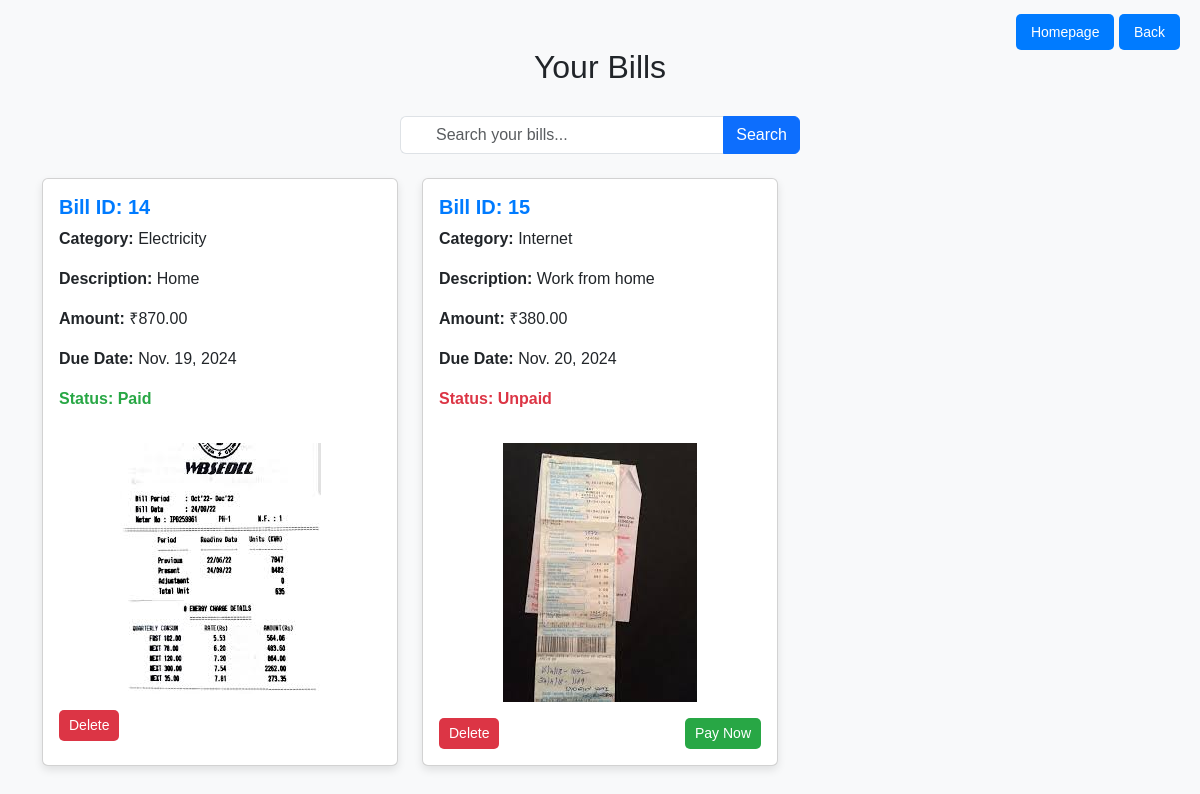
The app's page /bill/ (signed in) with its own data.
### Expensiveapp/models.py (models this page shows, shortened)
class Bill(models.Model):
    CATEGORY_CHOICES = [
        ('Electricity', 'Electricity'),
        ('Water', 'Water'),
        ('Internet', 'Internet'),
        ('Rent', 'Rent'),
        ('Other', 'Other'),
    ]
    user = models.ForeignKey(users_register, on_delete=models.CASCADE)
    category = models.CharField(max_length=50, choices=CATEGORY_CHOICES, default='Other')
    description = models.TextField(blank=True, null=True)
    amount = models.DecimalField(max_digits=10, decimal_places=2)
    due_date = models.DateField()
    created_at = models.DateTimeField(auto_now_add=True)
    image = models.ImageField(upload_to='bill_images/', blank=True, null=True)
    is_paid = models.BooleanField(default=False)
    razorpay_order_id = models.CharField(max_length=255, null=True, blank=True)

### Expensiveapp/views.py (the view)
# urls.py: path('bill/', views.view_bill, name='view_bill'),
def view_bill(request):
    if 'email' in request.session:
        mail = request.session['email']
        current_user = get_object_or_404(users_register, email_id=mail)
        bills = Bill.objects.filter(user=current_user)
        return render(request, 'view_bill.html', {'bills': bills})
    return redirect('add_bill')

### Expensiveapp/templates/view_bill.html (shortened to what this page needs)
{% load static %}
<!DOCTYPE html>
<html lang="en">
<head>
    <link href="{% static 'vendor/bootstrap/css/bootstrap.min.css' %}" rel="stylesheet">
</head>
<body>
    <div class="homepage-btn-container">
        <a href="/usershome/" class="homepage-btn">Homepage</a>
        <a href="/view/" class="homepage-btn">Back</a>
    </div>
    <div class="container mt-5">
        <h2>Your Bills</h2>
        <div class="search-bar-container mb-4 d-flex justify-content-center">
            <form method="GET" action="{% url 'search_bills' %}" style="max-width: 400px; width: 100%;">
                <div class="input-group">
                    <span class="input-group-text bg-white border-end-0">
                    </span>
                    <input type="text" name="query" class="form-control border-start-0" placeholder="Search your bills...">
                    <button class="btn btn-primary" type="submit">Search</button>
                </div>
            </form>
        </div>
        {% if bills %}
            <div class="row">
                {% for bill in bills %}
                    <div class="col-md-4 mb-4">
                        <div class="card h-100">
                            <div class="card-body">
                                <h5 class="card-title">Bill ID: {{ bill.id }}</h5>
                                <p class="card-text"><strong>Category:</strong> {{ bill.category }}</p>
                                <p class="card-text"><strong>Description:</strong> {{ bill.description }}</p>
                                <p class="card-text"><strong>Amount:</strong> ₹{{ bill.amount }}</p>
                                <p class="card-text"><strong>Due Date:</strong> <span class="due-date">{{ bill.due_date }}</span></p>
                                {% if bill.is_paid %}
                                    <p class="paid-indicator">Status: Paid</p>
                                {% else %}
                                    <p class="not-paid-indicator">Status: Unpaid</p>
                                {% endif %}
                                {% if bill.image %}
                                    <div class="text-center">
                                        <img src="{{ bill.image.url }}" alt="Bill Image" style="max-width: 100%; height: auto; cursor: pointer;" class="img-fluid mt-3" onclick="openModal('{{ bill.image.url }}')">
                                    </div>
                                {% else %}
                                    <p class="text-muted">No Image</p>
                                {% endif %}
                                <div class="d-flex justify-content-between mt-3">
                                    <form method="POST" action="{% url 'delete_bill' bill.id %}" onsubmit="return confirm('Are you sure you want to delete this bill?');">
                                        <button type="submit" class="delete-btn">Delete</button>
                                    </form>
                                    {% if not bill.is_paid %}
                                    <form method="POST" action="{% url 'payment' bill.id %}">
                                        <button type="submit" class="pay-btn">Pay Now</button>
                                    </form>
                                    {% endif %}
                                </div>
                            </div>
                        </div>
                    </div>
                {% endfor %}
            </div>
        {% else %}
            <p>No bills found for your search.</p>
        {% endif %}
    </div>
</body>
</html>

### Expensiveapp/templates/view_bill.html (style rules this page uses)
.homepage-btn-container { position: absolute; top: 20px; right: 20px; }
.homepage-btn { background-color: #007bff; color: white; padding: 10px 15px; border: none; border-radius: 5px; font-size: 14px; cursor: pointer; text-decoration: none; transition: background-color 0.3s ease; }
.card { box-shadow: 0 4px 8px rgba(0, 0, 0, 0.1); transition: transform 0.3s ease; }
.card-title { color: #007bff; font-weight: bold; }
.delete-btn, .pay-btn { color: white; padding: 5px 10px; border: none; border-radius: 5px; cursor: pointer; font-size: 14px; }
.delete-btn { background-color: #dc3545; }
.pay-btn { background-color: #28a745; }
.paid-indicator { color: #28a745; font-weight: bold; }
.not-paid-indicator { color: #dc3545; font-weight: bold; }
body { font-family: Arial, sans-serif; background-color: #f8f9fa; }
.container h2 { text-align: center; margin-bottom: 30px; }

### records on screen
Bill: id "14", category "Electricity", description "Home", amount "870.00", due_date "Nov. 19, 2024", is_paid "Status: Paid", image (picture)
Bill: id "15", category "Internet", description "Work from home", amount "380.00", due_date "Nov. 20, 2024", is_paid "Status: Unpaid", image (picture)
